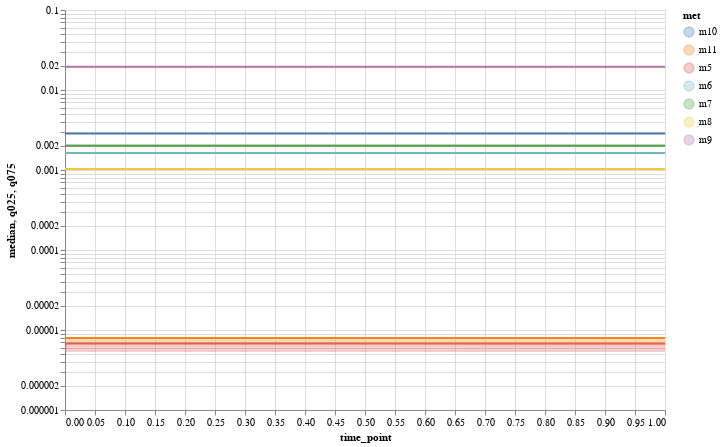

Notebook code cell kept with this figure:
### Markdown cell above
#### Plot summarized results for whole ensemble

### Code cell
plot_ensemble_interactive(conc_interp_quantiles, quant_type='conc_abs', selected_data=met_names, x_scale='linear',
                          y_scale='log', x_lim=None, y_lim=None)

### Figure 1 — Vega-Lite specification as saved in the notebook (floating-point values rounded to 4 significant figures; data arrays with more than 128 entries replaced by an {"elided": "..."} marker saying what was removed)
{"config": {"view": {"continuousWidth": 400, "continuousHeight": 300}}, "layer": [{"data": {"name": "data-34f6d72f58a94c0fc88d2e46b47a14ed"}, "mark": "line", "encoding": {"color": {"type": "nominal", "field": "met"}, "tooltip": [{"type": "nominal", "field": "met"}, {"type": "quantitative", "field": "median"}], "x": {"type": "quantitative", "field": "time_point", "scale": {"type": "linear"}}, "y": {"type": "quantitative", "field": "median", "scale": {"type": "log"}}}, "height": 400, "selection": {"selector003": {"type": "interval", "bind": "scales", "encodings": ["x", "y"]}}, "width": 600}, {"data": {"name": "data-34f6d72f58a94c0fc88d2e46b47a14ed"}, "mark": "area", "encoding": {"color": {"type": "nominal", "field": "met"}, "opacity": {"value": 0.3}, "tooltip": [{"type": "nominal", "field": "met"}, {"type": "quantitative", "field": "median"}], "x": {"type": "quantitative", "field": "time_point", "scale": {"type": "linear"}}, "y": {"type": "quantitative", "field": "q025", "scale": {"type": "log"}}, "y2": {"field": "q075"}}, "height": 400, "width": 600}], "$schema": "https://vega.github.io/schema/vega-lite/v4.8.1.json", "datasets": {"data-34f6d72f58a94c0fc88d2e46b47a14ed": {"elided": "581 records"}}}
